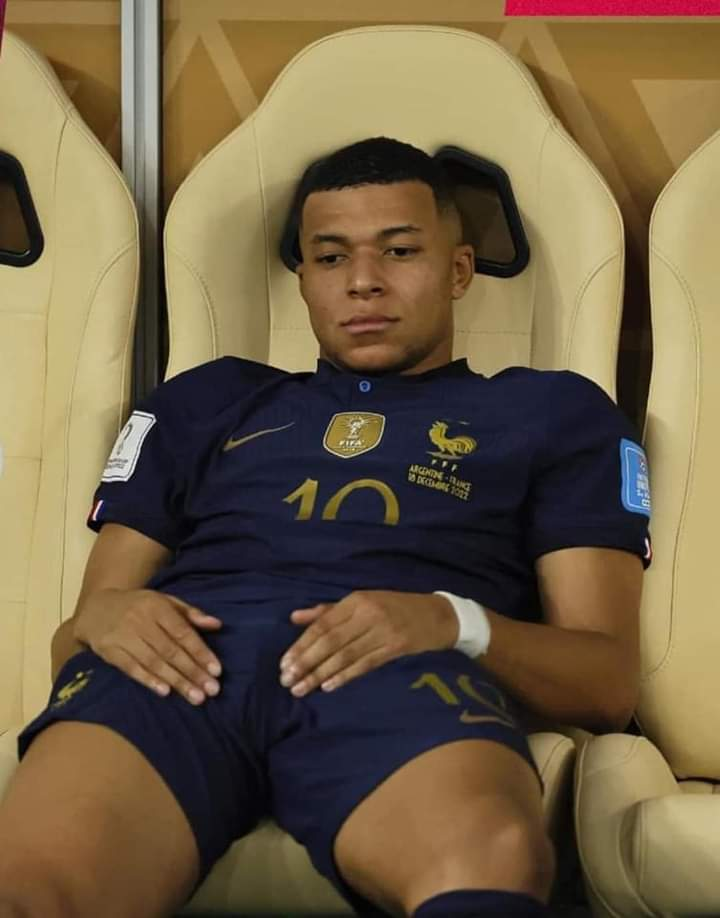
#> input picture 20 ejercicios de PY/loser.jpg, 720 x 918 px
$ python 3.filtradoinver.py
#> lines starting #> are read from the running program, lines starting #| are printed output that depends on the picture
import numpy as np
import matplotlib.pyplot as plt
from skimage import color, restoration, io
from skimage.util import random_noise
from scipy.signal import convolve2d

# Ruta de tu imagen (cambia 'ruta/a/tu/imagen.jpg' por la ruta real de tu imagen)
ruta_imagen = 'loser.jpg'

try:
    # Cargar la imagen en escala de grises
    image = io.imread(ruta_imagen, as_gray=True)
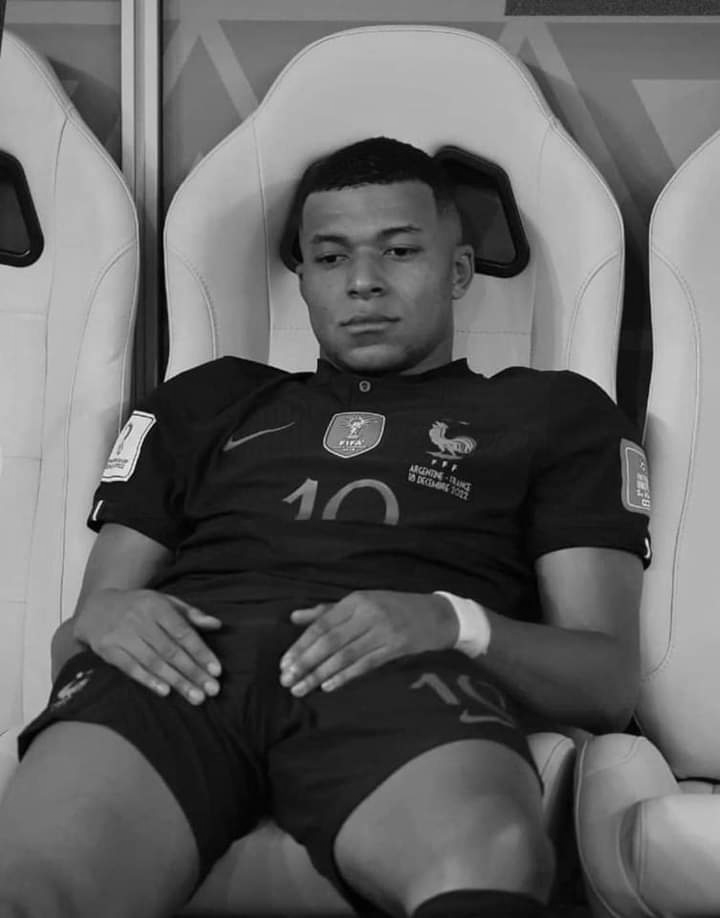
#> image: shape (918, 720) float64; min 0, max 0.999, mean 0.385

    # Simular la degradación de la imagen
    psf = np.ones((5, 5)) / 25  # Kernel de filtro de desenfoque (filtro promedio)
    degraded = convolve2d(image, psf, 'same')
    degraded = random_noise(degraded, mode='gaussian', var=0.01)

    # Estimación de la PSF (Función de degradación)
    psf_estimada = np.ones_like(psf)  # Estimación trivial de la PSF para este ejemplo

    # Restauración utilizando deconvolución ciega (Wiener)
    restored = restoration.wiener(degraded, psf_estimada, 0.1)
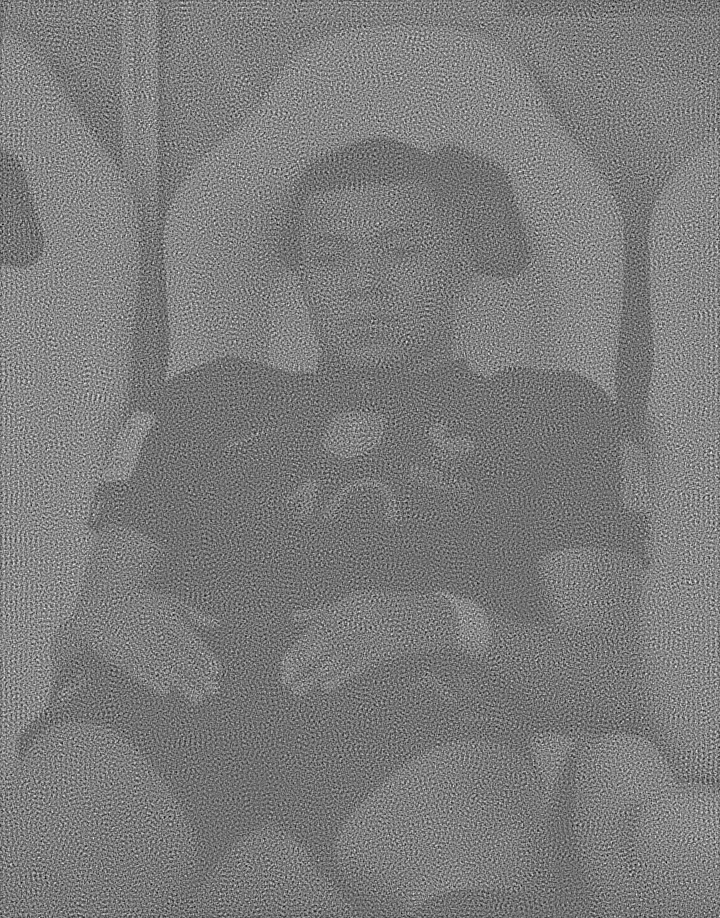
#> restored: shape (918, 720) float64; min -0.116, max 0.153, mean 0.0155; drawn with min black and max white

    # Mostrar las imágenes
    plt.figure(figsize=(12, 8))

    plt.subplot(1, 3, 1)
    plt.imshow(image, cmap='gray')
    plt.title('Imagen Original')
    plt.axis('off')

    plt.subplot(1, 3, 2)
    plt.imshow(degraded, cmap='gray')
    plt.title('Imagen Degradada')
    plt.axis('off')

    plt.subplot(1, 3, 3)
    plt.imshow(restored, cmap='gray')
    plt.title('Imagen Restaurada (Filtrado Inverso)')
    plt.axis('off')

    plt.tight_layout()
    plt.show()
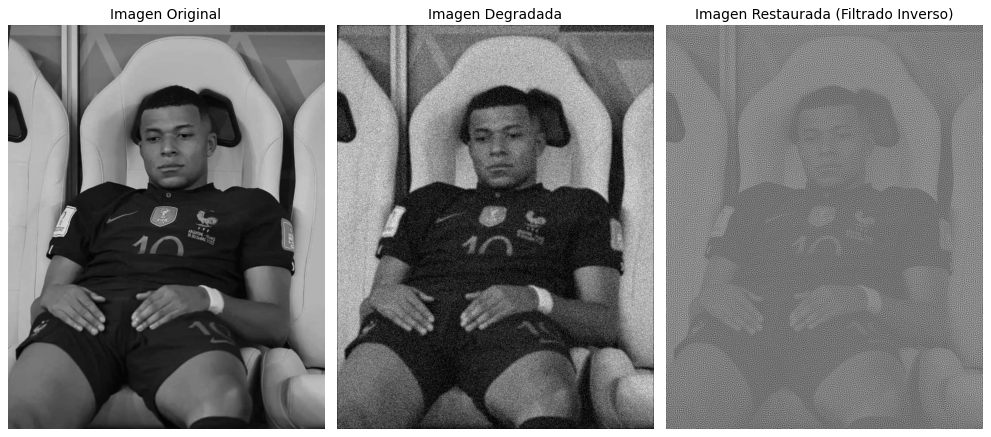
#> figure drawn by matplotlib, 3 panels

except IOError:
    print(f"No se pudo cargar la imagen en {ruta_imagen}. Verifica la ruta y el formato de la imagen.")
except Exception as e:
    print(f"Error: {str(e)}")

$ run again, with 20 ejercicios de PY/aa.jpg copied over 20 ejercicios de PY/loser.jpg
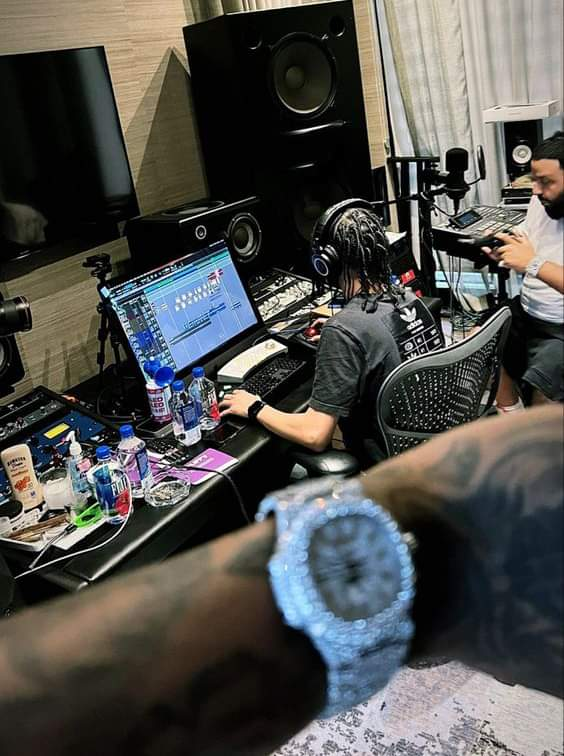
#> input picture 20 ejercicios de PY/aa.jpg, 564 x 756 px
#> `degraded = random_noise(degraded, mode='gaussian', var=0.01)`:
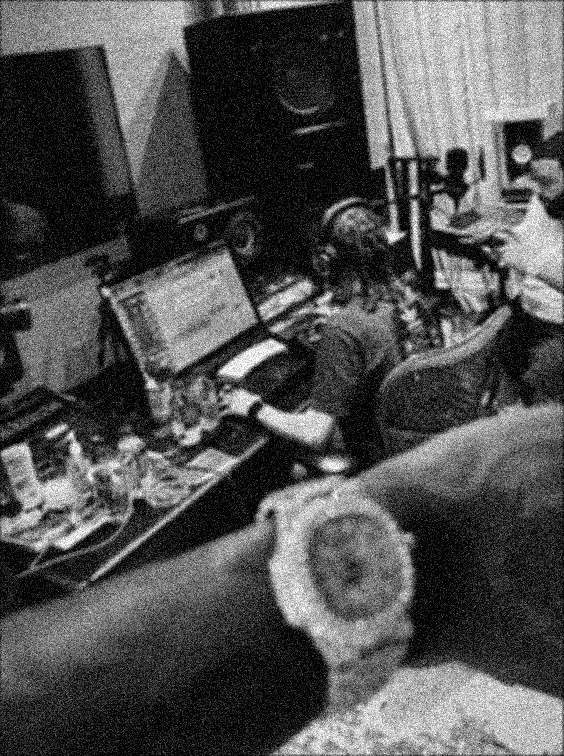
#> degraded: shape (756, 564) float64; min 0, max 1, mean 0.319
#> `restored = restoration.wiener(degraded, psf_estimada, 0.1)`:
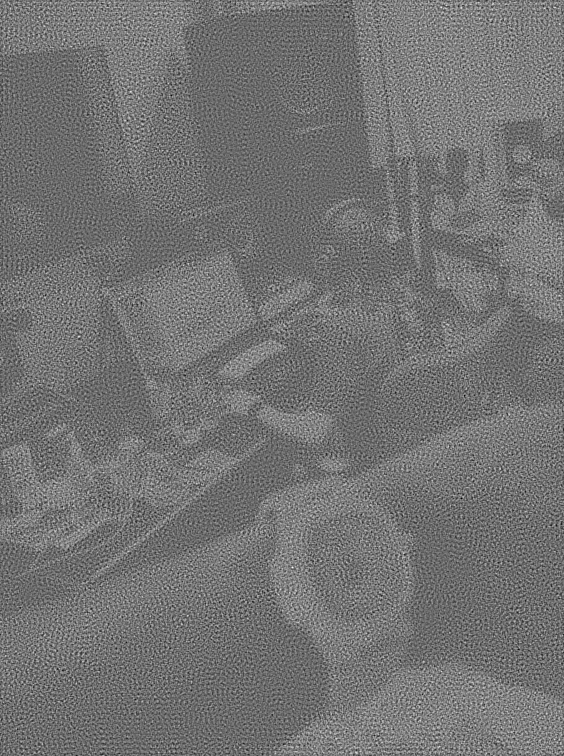
#> restored: shape (756, 564) float64; min -0.126, max 0.18, mean 0.0128; drawn with min black and max white

$ run again, with 20 ejercicios de PY/animo.jpg copied over 20 ejercicios de PY/loser.jpg
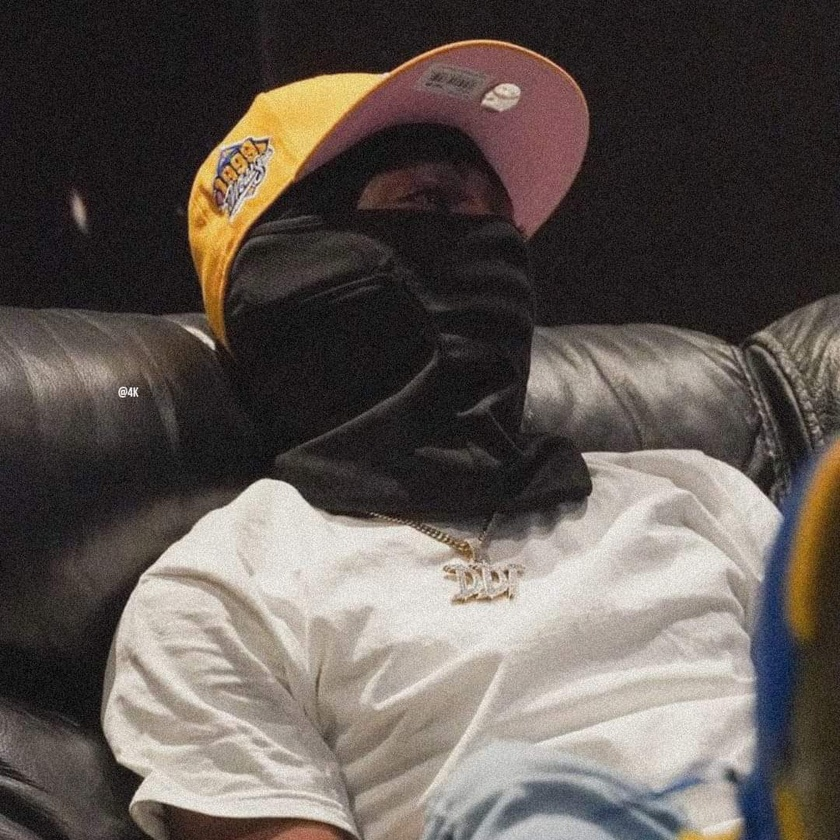
#> input picture 20 ejercicios de PY/animo.jpg, 840 x 840 px, shrunk from 1080 x 1080 before the run
#> `restored = restoration.wiener(degraded, psf_estimada, 0.1)`:
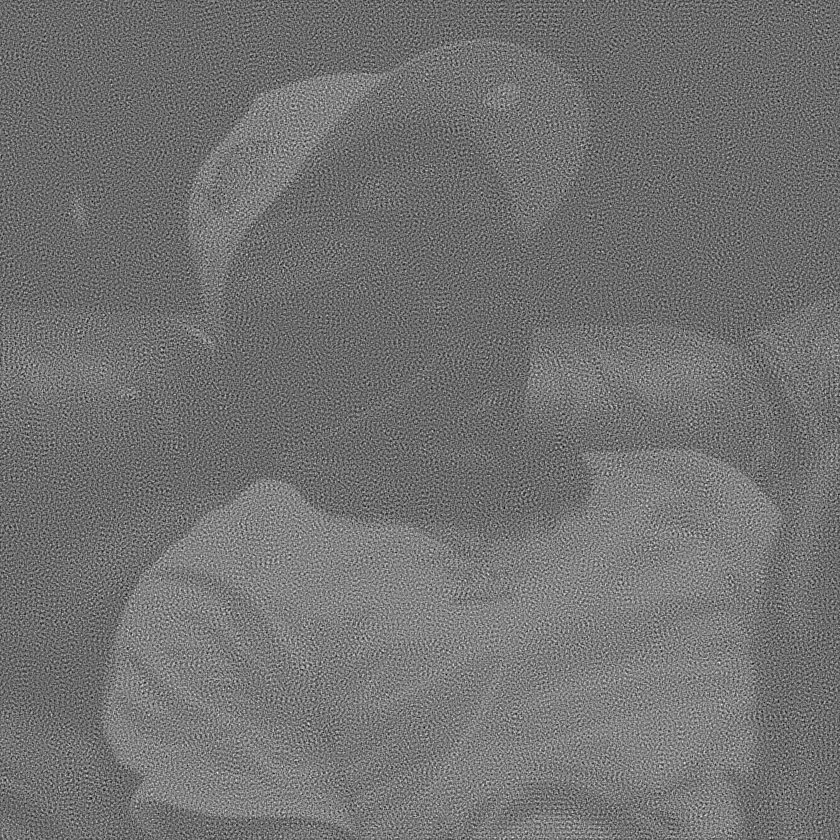
#> restored: shape (840, 840) float64; min -0.115, max 0.172, mean 0.0141; drawn with min black and max white
#> `plt.show()`:
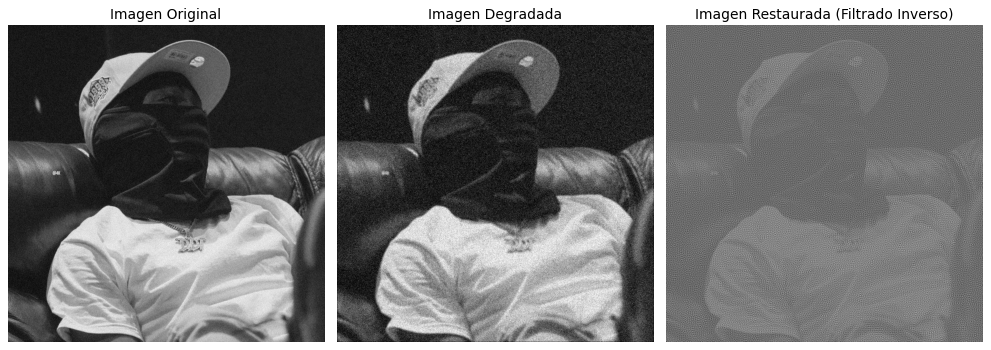
#> figure drawn by matplotlib, 3 panels
